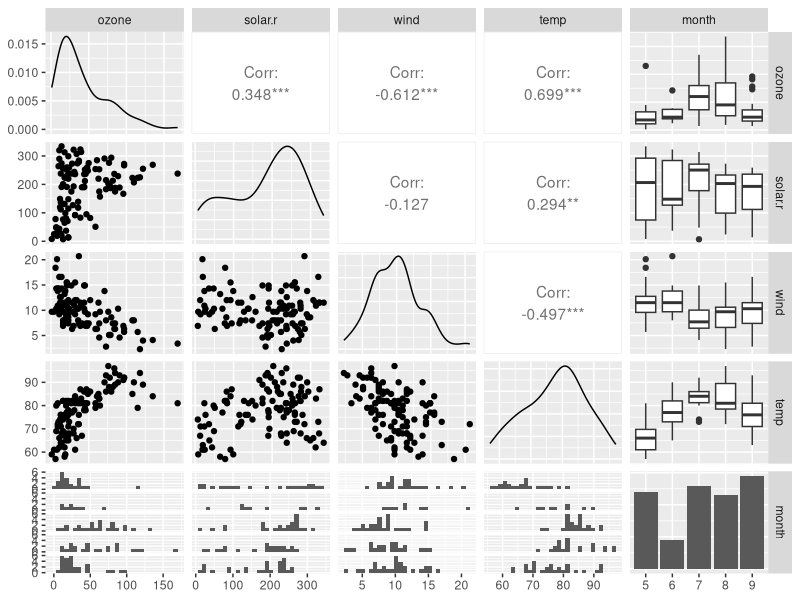

Write R code to recreate this figure.
## ---- chunk 1
# Ładujemy wymagane pakiety
library(tidyverse)
library(GGally)
library(modelr)

# Nazwy kolumn na małe litery (dla wygody)
colnames(airquality) <- tolower(colnames(airquality))

# Przygotowanie danych:
# - konwersja do tibble
# - usunięcie braków danych
# - usunięcie zmiennej 'day' (nie używamy jej do predykcji)
# - przekształcenie zmiennej 'month' do formy kategorycznej
air <- 
  airquality |>
  as_tibble() |> 
  na.omit() |> 
  select(-day) |> 
  mutate(month = factor(month))  # miesiąc jako zmienna jakościowa

# Podgląd danych i zależności pomiędzy zmiennymi
# Używamy GGally::ggpairs do eksploracji danych
air |> 
  ggpairs()
## ---- chunk 2
# Budujemy model liniowy: O3 jako zmienna zależna
# Bez interakcji między zmiennymi
model <- lm(ozone ~ ., data = air)

# Podsumowanie modelu: sprawdź, które zmienne są istotne
summary(model)
## ---- chunk 3
# Przykładowy zbiór danych do prognozy
new_data <- tibble(
  solar.r = c(200, 100, 150),
  wind = c(5.0, 10.0, 7.5),
  temp = c(85, 70, 77),
  month = factor(c(7, 9, 6), levels = levels(air$month))
)

# Prognozowane wartości O3 na podstawie modelu liniowego
pred_o3 <- predict(model, newdata = new_data)

# Łączymy dane i prognozy do jednego zbioru
bind_cols(new_data, o3_pred = pred_o3)
